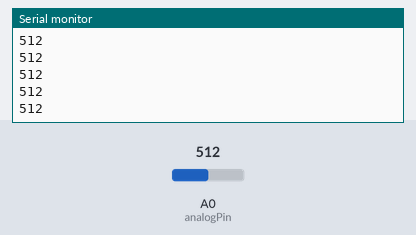
A sketch run on a simulated Arduino Uno, built with avr-gcc and run on an emulated ATmega328P. Shown: the last lines printed to the serial monitor. The inputs (shaded band) are chosen by the test bench; at power-on: A0 (analogPin) = 512.

Above: at 1.2 s.
1.3 s: A0 (analogPin) set to 306
At 2.1 s:
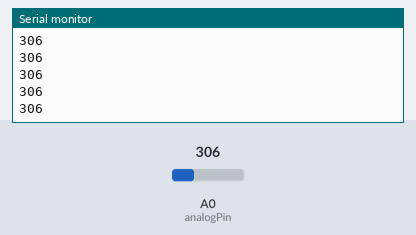
2.8 s: A0 (analogPin) set to 122
At 3.7 s:
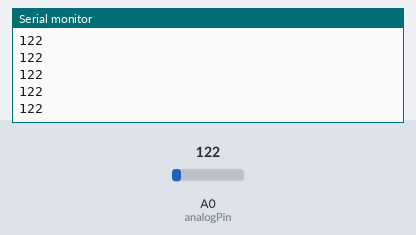
Timing chart, 0 to 5.8 s (numbered marks = the images above; inputs shaded):
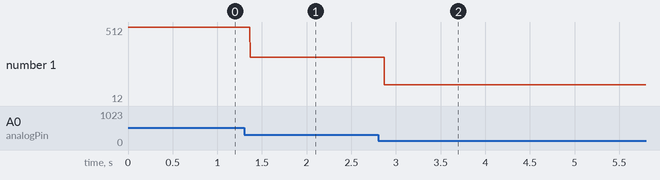

The sketch:

controls.ino
```cpp
int analogPin = A0;
int val = 0;
int tempVal = 0;
int maxRange = 1000;
int minRange =0;
//hi
void setup() {

 Serial.begin(9600);


}

void loop() {
  val = analogRead(analogPin);
  Serial.println(val);

  if(val > tempVal+2 && val < maxRange){
    Serial.println("FORWARDS");
  }
  if(val < tempVal-2 && val > minRange){
    Serial.println("BACKWARDS");
  }
  tempVal = val;
  // put your main code here, to run repeatedly:

}
```

Measured:
- after the input at 1.3 s, the serial monitor: prints a new line after 0.07 s (image 1)
- after the input at 2.8 s, the serial monitor: prints a new line after 0.07 s (image 2)
- plotted number 1: 512 → 306 after the input at 1.3 s, 306 → 12 after the input at 2.8 s
